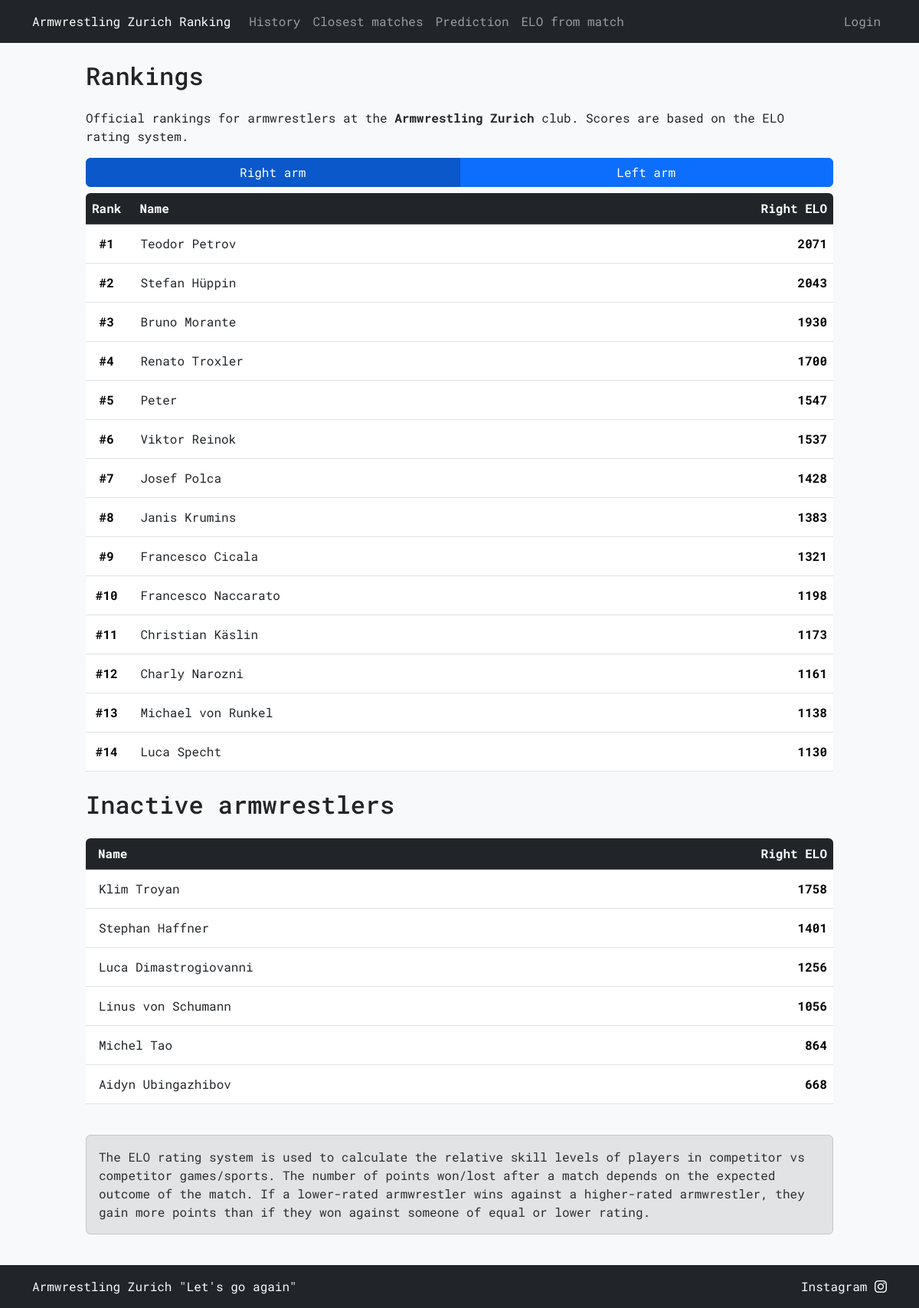
The page / on the database its author committed.
### tables this page shows
CREATE TABLE "armwrestlers" ( 
    id INTEGER PRIMARY KEY AUTOINCREMENT,
    name TEXT NOT NULL UNIQUE,
    right_elo INTEGER NOT NULL,
    left_elo INTEGER NOT NULL,
    added_by TEXT NOT NULL,
    active_until DATE NOT NULL,
    last_edited_by TEXT,
    FOREIGN KEY (added_by) REFERENCES users(username)
);

### armelo_app.py (the view)
@app.route("/")
@app.route("/<any(right, left):arm>")
def ranking(arm='right'):
    order_by = 'right_elo' if arm == 'right' else 'left_elo'
    active_armwrestlers = db_execute('''SELECT DENSE_RANK() OVER (ORDER BY {0} DESC) AS rank, id, name, {0} FROM armwrestlers WHERE active_until >= DATE('now')'''.format(order_by))
    inactive_armwrestlers = db_execute('''SELECT id, name, {0} FROM armwrestlers WHERE active_until < DATE('now') ORDER BY {0} DESC'''.format(order_by))
    username = session.get('username')
    return render_template('ranking.html', active_armwrestlers=active_armwrestlers, inactive_armwrestlers=inactive_armwrestlers, username=username, arm=arm)

### armelo_app.py (called while the page is built)
def get_db():
    db = getattr(g, '_database', None)
    if db is None:
        db = g._database = sqlite3.connect(DATABASE)
    return db

def db_execute(query, *args):
    db = get_db()
    cur = db.cursor()
    cur.execute(query, args)
    if query.strip().upper().startswith(("SELECT", "WITH")):
        rv = cur.fetchall()
        cur.close()
        return rv
    else:
        db.commit()
        cur.close()

@app.context_processor
def inject_user():
    username = session.get('username')
    return dict(username=username)

### templates/ranking.html (shortened to what this page needs)
{% extends "layout.html" %}
{% block content %}
<h2 class="mb-4">Rankings</h2>
<p>Official rankings for armwrestlers at the <strong>Armwrestling Zurich</strong> club. Scores are based on the ELO rating system.</p>
<div class="btn-group btn-group-toggle mb-2 w-100" data-toggle="buttons">
    <a href="{{ url_for('ranking', arm='right') }}"
       class="btn btn-primary w-50 {{ 'active' if arm == 'right' else '' }}" role="button" aria-pressed="{{ 'true' if arm == 'right' else 'false' }}">Right arm</a>
    <a href="{{ url_for('ranking', arm='left') }}"
       class="btn btn-primary w-50 {{ 'active' if arm == 'left' else '' }}" role="button" aria-pressed="{{ 'true' if arm == 'left' else 'false' }}">Left arm</a>
</div>
<div class="table-responsive rounded mb-2">
    <table class="table table-hover">
        <thead class="table-dark">
            <tr>
                <th>Rank</th>
                <th class="ps-3 w-100">Name</th>
                <th class="text-end text-nowrap">{{ "Right ELO" if arm == 'right' else "Left ELO" }}</th>
            </tr>
        </thead>
        <tbody>
            {% for armwrestler in active_armwrestlers %}
            <tr>
                <td class="align-middle text-center"><strong>#{{ armwrestler[0] }}</strong></td>
                <td class="align-middle w-100">
                    <a href="{{ url_for('view_member', id=armwrestler[1]) }}" class="btn text-start px-2 py-1 m-0">
                        {{ armwrestler[2] }}
                    </a>
                </td>
                <td class="align-middle text-end"><strong>{{ armwrestler[3] }}</strong></td>
            </tr>
            {% endfor %}
        </tbody>
    </table>
</div>
<h2 class="mb-4">Inactive armwrestlers</h2>
<div class="table-responsive rounded mb-4">
    <table class="table">
        <thead class="table-dark">
            <tr>
                <th class="ps-3 w-100">Name</th>
                <th class="text-end text-nowrap">{{ "Right ELO" if arm == 'right' else "Left ELO" }}</th>
            </tr>
        </thead>
        <tbody>
            {% for armwrestler in inactive_armwrestlers %}
            <tr>
                <td class="align-middle w-100">
                    <a href="{{ url_for('view_member', id=armwrestler[0]) }}" class="btn text-start px-2 py-1 m-0">
                        {{ armwrestler[1] }}
                    </a>
                </td>
                <td  class="align-middle text-end"><strong>{{ armwrestler[2] }}</strong></td>
            </tr>
            {% endfor %}
        </tbody>
    </table>
</div>
<div class="alert alert-secondary" role="alert">
    The ELO rating system is used to calculate the relative skill levels of players in competitor vs competitor games/sports.
    The number of points won/lost after a match depends on the expected outcome of the match.
    If a lower-rated armwrestler wins against a higher-rated armwrestler, they gain more points than if they won against someone of equal or lower rating.
</div>
{% endblock %}

### templates/layout.html (shortened to what this page needs)
<!doctype html>
<html lang="en">
    <head>
        <link href="https://cdn.jsdelivr.net/npm/bootstrap@5.3.3/dist/css/bootstrap.min.css" rel="stylesheet">
        <link href="https://cdn.jsdelivr.net/npm/bootstrap-icons@1.11.3/font/bootstrap-icons.css" rel="stylesheet">
        <link href="/static/styles.css" rel="stylesheet">
    </head>
    <body class="bg-light">
        {% if username %}
        <nav class="navbar navbar-expand-xxl navbar-dark bg-dark">
        {% else %}
        <nav class="navbar navbar-expand-lg navbar-dark bg-dark">
        {% endif %}
            <div class="container">
                <a class="navbar-brand fs-6" href="{{ url_for('ranking') }}">Armwrestling Zurich Ranking</a>
                <div class="collapse navbar-collapse" id="navbarNavAltMarkup">
                    <div class="navbar-nav">
                            <a class="nav-link text-nowrap" href="{{ url_for('history') }}">History</a>
                            <a class="nav-link text-nowrap" href="{{ url_for('closest_matches') }}">Closest matches</a>
                            <a class="nav-link text-nowrap" href="{{ url_for('prediction') }}">Prediction</a>
                            <a class="nav-link text-nowrap" href="{{ url_for('elo_from_match') }}">ELO from match</a>
                    </div>
                    <div class="navbar-nav ms-auto">
                        {% if username %}
                            <a class="nav-link disabled text-nowrap">{{ username }}</a>
                            <a class="nav-link text-nowrap" href="{{ url_for('logout') }}">Logout</a>
                        {% else %}
                            <a class="nav-link text-nowrap" href="{{ url_for('login') }}">Login</a>
                        {% endif %}
                    </div>
                </div>
            </div>
        </nav>
        <div class="container my-4 col-lg-10">
            <div class="row justify-content-center">
                <div style="max-width: 1200px;">
                    {% block content %}{% endblock %}
                </div>
            </div>
        </div>
        <footer class="footer mt-auto py-3 bg-dark">
            <div class="container text-light">
                <div class="d-flex flex-column flex-md-row justify-content-between">
                    <div class="mb-2 mb-md-0">Armwrestling Zurich "Let's go again"</div>
                    <a href="https://www.instagram.com/armwrestlingzurich" target="_blank" class="mb-1 mb-md-0 text-decoration-none text-light">
                        Instagram <i class="bi bi-instagram"></i>
                    </a>
                </div>
            </div>
        </footer>
    </body>
</html>

### static/styles.css (style rules this page uses)
* { font-family: 'Roboto Mono', monospace; }
html, body { height: 100%; scrollbar-width: none; -ms-overflow-style: none; }
body { display: flex; flex-direction: column; }
.navbar-brand { transition: opacity 0.15s ease; }

### rows shown on the page
armwrestlers: armwrestler "1", name "Teodor Petrov", right_elo "2071"
armwrestlers: armwrestler "2", name "Stefan Hüppin", right_elo "2043"
armwrestlers: armwrestler "3", name "Bruno Morante", right_elo "1930"
armwrestlers: armwrestler "4", name "Renato Troxler", right_elo "1700"
armwrestlers: armwrestler "5", name "Peter", right_elo "1547"
armwrestlers: armwrestler "6", name "Viktor Reinok", right_elo "1537"
armwrestlers: armwrestler "7", name "Josef Polca", right_elo "1428"
armwrestlers: armwrestler "8", name "Janis Krumins", right_elo "1383"
armwrestlers: armwrestler "9", name "Francesco Cicala", right_elo "1321"
armwrestlers: armwrestler "10", name "Francesco Naccarato", right_elo "1198"
armwrestlers: armwrestler "11", name "Christian Käslin", right_elo "1173"
armwrestlers: armwrestler "12", name "Charly Narozni", right_elo "1161"
armwrestlers: armwrestler "13", name "Michael von Runkel", right_elo "1138"
armwrestlers: armwrestler "14", name "Luca Specht", right_elo "1130"
armwrestlers: name "Klim Troyan", right_elo "1758"
armwrestlers: name "Stephan Haffner", right_elo "1401"
armwrestlers: name "Luca Dimastrogiovanni", right_elo "1256"
armwrestlers: name "Linus von Schumann", right_elo "1056"
armwrestlers: name "Michel Tao", right_elo "864"
armwrestlers: name "Aidyn Ubingazhibov", right_elo "668"

### other values the page prints
{{ "Right ELO" if arm == 'right' else "Left ELO" }} "Right ELO"
